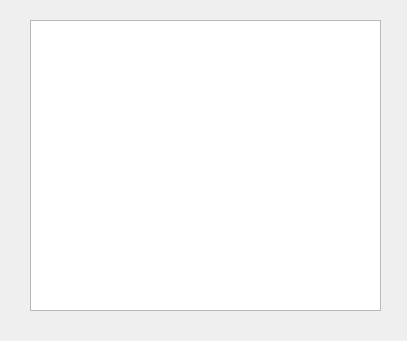
<?xml version="1.0" encoding="UTF-8"?>
<ui version="4.0">
 <class>Dialog</class>
 <widget class="QDialog" name="Dialog">
  <property name="geometry">
   <rect>
    <x>0</x>
    <y>0</y>
    <width>407</width>
    <height>341</height>
   </rect>
  </property>
  <property name="windowTitle">
   <string>Dialog</string>
  </property>
  <widget class="QTextEdit" name="textEdit">
   <property name="geometry">
    <rect>
     <x>30</x>
     <y>20</y>
     <width>351</width>
     <height>291</height>
    </rect>
   </property>
   <property name="html">
    <string>&lt;!DOCTYPE HTML PUBLIC &quot;-//W3C//DTD HTML 4.0//EN&quot; &quot;http://www.w3.org/TR/REC-html40/strict.dtd&quot;&gt;
&lt;html&gt;&lt;head&gt;&lt;meta name=&quot;qrichtext&quot; content=&quot;1&quot; /&gt;&lt;meta charset=&quot;utf-8&quot; /&gt;&lt;style type=&quot;text/css&quot;&gt;
p, li { white-space: pre-wrap; }
hr { height: 1px; border-width: 0; }
&lt;/style&gt;&lt;/head&gt;&lt;body style=&quot; font-family:'Segoe UI'; font-size:9pt; font-weight:400; font-style:normal;&quot;&gt;
&lt;p style=&quot;-qt-paragraph-type:empty; margin-top:0px; margin-bottom:0px; margin-left:0px; margin-right:0px; -qt-block-indent:0; text-indent:0px;&quot;&gt;&lt;br /&gt;&lt;/p&gt;&lt;/body&gt;&lt;/html&gt;</string>
   </property>
  </widget>
 </widget>
 <resources/>
 <connections/>
</ui>
